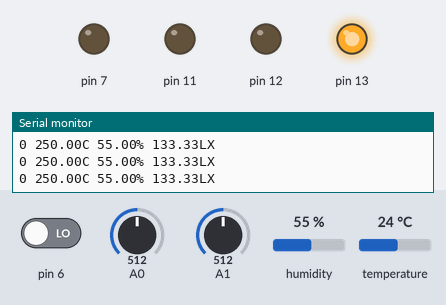
Bench run of a sketch on a simulated Arduino Uno, built with avr-gcc and run on an emulated ATmega328P. On the bench: output pins drawn as LEDs (lit = HIGH), the last lines printed to the serial monitor. The inputs (shaded band) are chosen by the test bench; at power-on: humidity 55 %, A0 = 512, A1 = 512, pin 6 LOW, temperature 24 °C.

Above: at 1.2 s.
1.3 s: humidity set to 31 %
3.3 s: humidity set to 28 %
At 5.3 s:
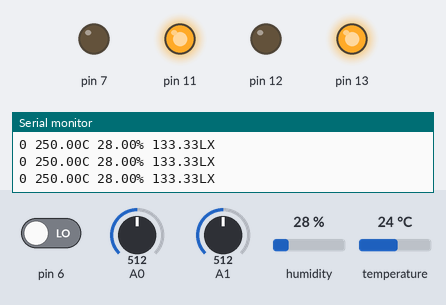
5.6 s: A0 set to 81
7.1 s: A0 set to 69
At 8.1 s:
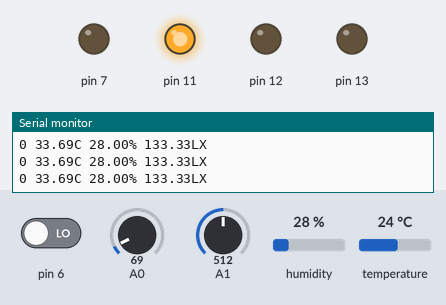
8.7 s: A1 set to 820
10.2 s: A1 set to 853
At 10.6 s:
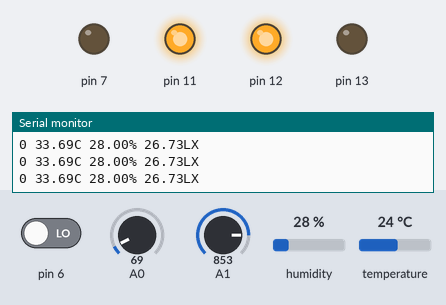
Timing chart, 0 to 12.7 s (numbered marks = the images above; inputs shaded):
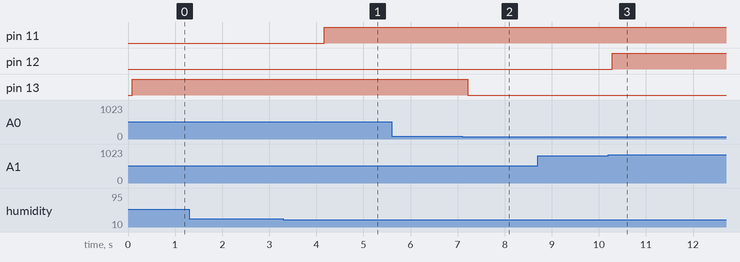

The sketch:

proy.ino
```cpp
#include <DHT.h>

DHT dht(A2, DHT11);

float t, h, l;
int l1, l2, l3;
int tr = 0;
char ltr;

const long A = 1000;
const int B = 15, Rc = 5.6;

void setup() {
  //Serial & pinouts
  Serial.begin(9600);
  dht.begin();
  pinMode(13, OUTPUT);
  pinMode(12, OUTPUT);
  pinMode(11, OUTPUT);
  pinMode(7, OUTPUT);
  pinMode(6, INPUT);
}

void loop() {

  //RX
  t = analogRead(A0);
  delay(10);
  t = analogRead(A0);
  delay(10);
  t = (t * 0.48828125);

  l = analogRead(A1);
  delay(10);
  l = analogRead(A1);
  delay(10);
  l = ((long)(1024-l)*A*10)/((long)B*Rc*l);

  h = dht.readHumidity();
  delay(10);
  h = dht.readHumidity();
  delay(10);

  //alarm trigger
  tr = digitalRead(6);

  if (Serial.available()) {
    ltr = Serial.read();
    }

  //var values
  Serial.print(tr);
  Serial.print(" ");
  Serial.print(t);
  Serial.print("C ");
  Serial.print(h);
  Serial.print("% ");
  Serial.print(l);
  Serial.println("LX ");

  //temp flags
  if (t > 40) {
    l1 = 1;
    digitalWrite(13, HIGH);
  } else if (t < 38) {
    l1 = 0;
    digitalWrite(13, LOW);
  }

  //hum flags
  if (h < 30) {
    l2 = 1;
    digitalWrite(11, HIGH);
  } else if (h > 35) {
    l2 = 0;
    digitalWrite(11, LOW);
  }

  //lum flags
  if (l < 30) {
    l3 = 1;
    digitalWrite(12, HIGH);
  } else if (l > 60) {
    l3 = 0;
    digitalWrite(12, LOW);
  }

  if (((l1 == 1) && (l2 == 1) && (l3 == 1)) || tr == 1 || ltr == 'a') {
    digitalWrite(7, HIGH);
  } else {
    digitalWrite(7, LOW);
  }
  delay(50);
}
```

Measured:
- the behaviour switches between 30 and 29 % on humidity (found by bisection; images 0 and 1)
- the behaviour switches between 78 and 77 on A0 (found by bisection; images 1 and 2)
- the behaviour switches between 835 and 836 on A1 (found by bisection; images 2 and 3)
- after the input at 3.3 s, pin 11: LOW → HIGH after 0.87 s
- after the input at 7.1 s, pin 13: HIGH → LOW after 0.11 s
- after the input at 10.2 s, pin 12: LOW → HIGH after 0.08 s
